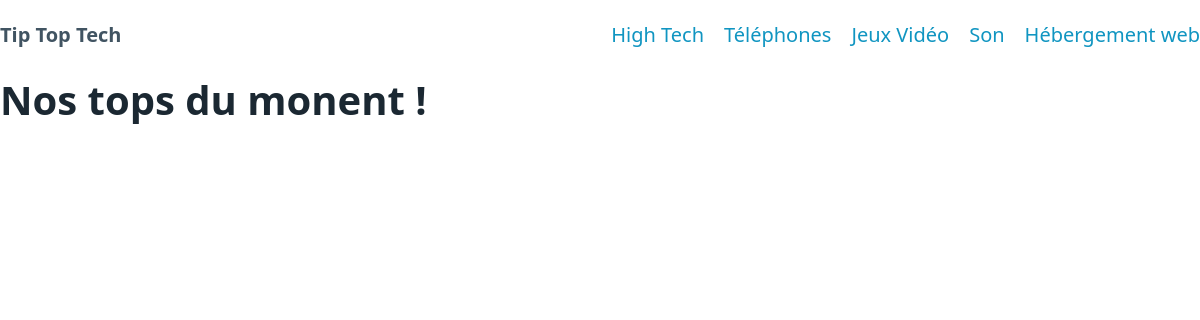
The app's page /, older data.
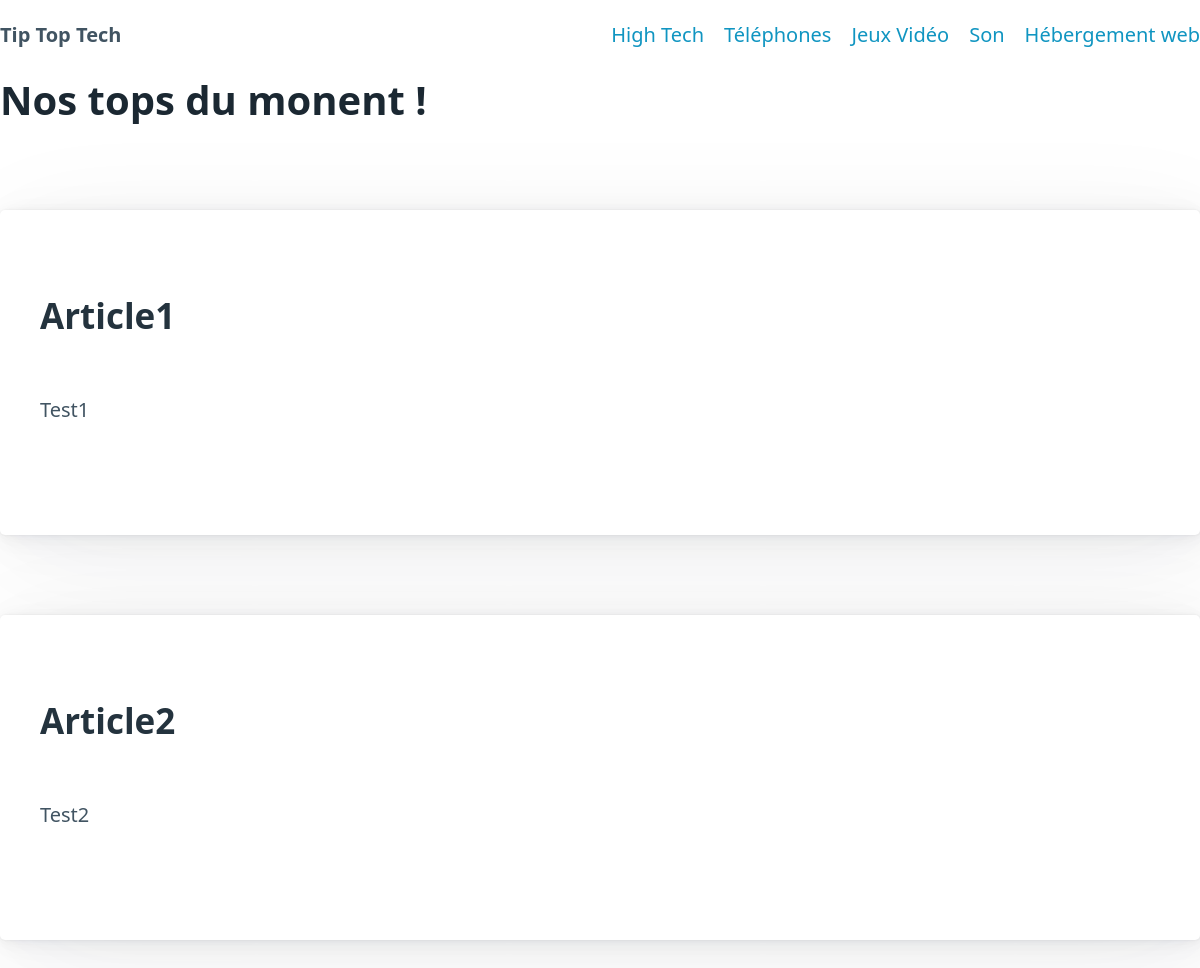
The same page, newer data.
### affiliation/models.py (models this page shows, shortened)
class BlogPost(models.Model):
    title = models.CharField(max_length=255, unique=True, verbose_name="Titre")
    slug = models.SlugField(max_length=255, unique=True, blank=True)
    last_updated = models.DateTimeField(auto_now=True)
    created_on = models.DateField(blank=True, null=True)
    published = models.BooleanField(default=False, verbose_name="Publié")
    content = models.TextField(blank=True, verbose_name="Contenu")
    class Meta:
        ordering = ['-created_on']
        verbose_name = 'Article'

### affiliation/views.py (the view)
# urls.py: 2. Add a URL to urlpatterns:  path('', views.home, name='home')
def home(request):
    posts = BlogPost.objects.all()
    return render(request,
                'affiliation/blogpost_list.html',
                {'posts': posts})

### affiliation/templates/affiliation/blogpost_list.html (shortened to what this page needs)
{% extends 'affiliation/base.html' %}
{% load static %}
{% block content %}
    <h1>Nos tops du monent !</h1>
    {% for post in posts %}
        <article>
            <h2>{{ post.title }}</h2>
            <p>{{ post.content|safe|truncatewords:50 }}</p>
        </article>
    {% endfor %}
{% endblock %}

### affiliation/templates/affiliation/base.html (shortened to what this page needs)
{% load static %}
<!DOCTYPE html>
<html lang="fr">
<head>
    <link rel="stylesheet" href="{% static 'affiliation/pico/pico.min.css' %}">
</head>
<body>
    <nav align="center">
        <ul>
            <li><strong>Tip Top Tech</strong></li>
        </ul>
        <ul>
            <li><a href="#">High Tech</a></li>
            <li><a href="#">Téléphones</a></li>
            <li><a href="#">Jeux Vidéo</a></li>
            <li><a href="#">Son</a></li>
            <li><a href="#">Hébergement web</a></li>
        </ul>
      </nav>
<section id="blog">
    {% block content %}{% endblock %}
</section>
</body>
</html>

Row changes from the older to the newer data that the page shows:
added BlogPost: title "Article1", content "Test1"
added BlogPost: title "Article2", content "Test2"
